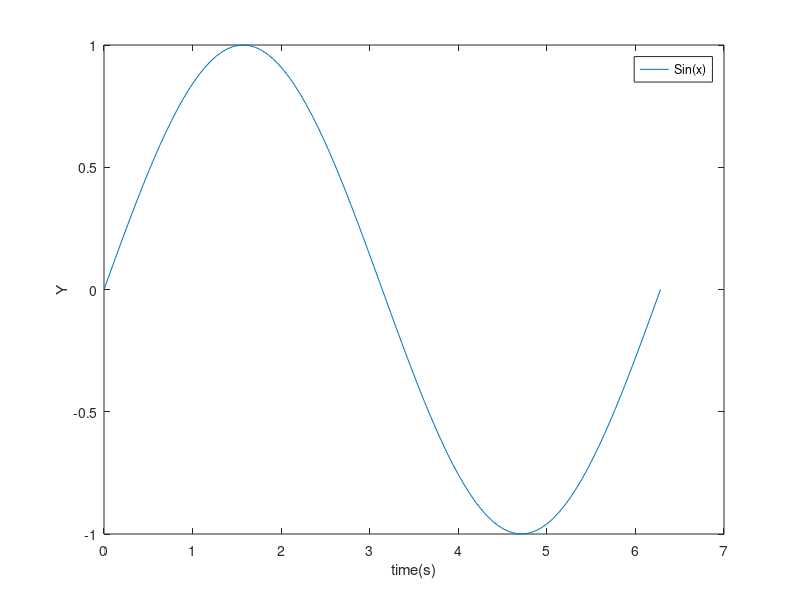

Write MATLAB code to recreate this figure.
clear,clc
%Basic Plotting
x = linspace(0,2*pi,100);
y=sin(x);
plot(x,y)
xlabel('time(s)')
ylabel('Y')
legend('Sin(x)')